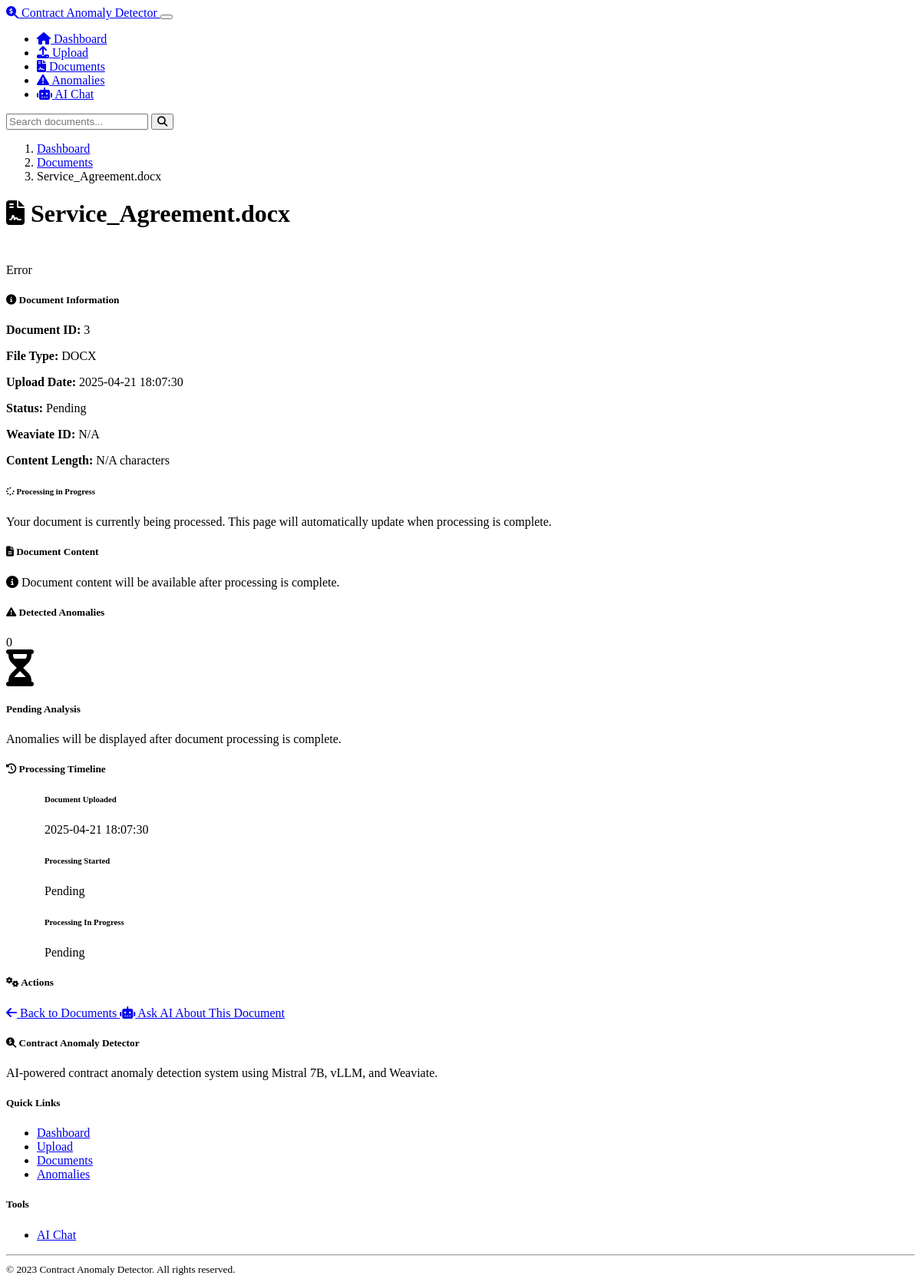
Screenshot of /document/3 with the database file from the repository.
### models.py (models this page shows, shortened)
class Document(db.Model):
    id = db.Column(db.Integer, primary_key=True)
    filename = db.Column(db.String(255), nullable=False)
    original_path = db.Column(db.String(1024), nullable=False)
    file_type = db.Column(db.String(50), nullable=False)
    upload_date = db.Column(db.DateTime, default=datetime.utcnow)
    processed = db.Column(db.Boolean, default=False)
    weaviate_id = db.Column(db.String(255), nullable=True)
    content_length = db.Column(db.Integer, nullable=True)
    anomalies = db.relationship('Anomaly', backref='document', lazy=True)

class ProcessingJob(db.Model):
    id = db.Column(db.Integer, primary_key=True)
    document_id = db.Column(db.Integer, db.ForeignKey('document.id'), nullable=False)
    status = db.Column(db.String(50), default='pending')  # pending, processing, completed, failed
    start_time = db.Column(db.DateTime, nullable=True)
    end_time = db.Column(db.DateTime, nullable=True)
    error_message = db.Column(db.Text, nullable=True)

### routes.py (the view)
@app.route('/document/<int:doc_id>')
def document_view(doc_id):
    document = Document.query.get_or_404(doc_id)
    anomalies = Anomaly.query.filter_by(document_id=doc_id).all()
    document_content = None
    if document.processed and document.weaviate_id:
        weaviate_doc = get_document_by_id(doc_id, app.config)
        if weaviate_doc:
            document_content = weaviate_doc.get('content', '')
    processing_job = ProcessingJob.query.filter_by(document_id=doc_id).order_by(ProcessingJob.id.desc()).first()
    return render_template('document_view.html',
                          document=document,
                          anomalies=anomalies,
                          document_content=document_content,
                          processing_job=processing_job)

### templates/document_view.html (shortened to what this page needs)
{% extends 'layout.html' %}
{% block content %}
<div class="row mb-4">
    <div class="col-12">
        <nav aria-label="breadcrumb">
            <ol class="breadcrumb">
                <li class="breadcrumb-item"><a href="{{ url_for('index') }}">Dashboard</a></li>
                <li class="breadcrumb-item"><a href="{{ url_for('documents') }}">Documents</a></li>
                <li class="breadcrumb-item active" aria-current="page">{{ document.filename }}</li>
            </ol>
        </nav>
        <div class="d-flex justify-content-between align-items-center">
            <h1 class="display-5 mb-0">
                <i class="fas fa-file-contract me-2"></i> {{ document.filename }}
            </h1>
            <div class="d-flex align-items-center">
                <div id="status-icon" class="status-icon {{ 'status-completed' if document.processed else ('status-processing' if processing_job and processing_job.status == 'processing' else 'status-pending') }}"></div>
                <div id="document-status">
                </div>
            </div>
        </div>
    </div>
</div>
<div class="row">
    <div class="col-md-8">
        <div class="card mb-4">
            <div class="card-header bg-primary bg-gradient text-white">
                <h5 class="card-title mb-0">
                    <i class="fas fa-info-circle me-2"></i> Document Information
                </h5>
            </div>
            <div class="card-body">
                <div class="row">
                    <div class="col-md-6">
                        <p><strong>Document ID:</strong> {{ document.id }}</p>
                        <p><strong>File Type:</strong> <span class="badge bg-secondary">{{ document.file_type.upper() }}</span></p>
                        <p><strong>Upload Date:</strong> {{ document.upload_date.strftime('%Y-%m-%d %H:%M:%S') }}</p>
                    </div>
                    <div class="col-md-6">
                        <p>
                            <strong>Status:</strong>
                            {% if document.processed %}
                                <span class="badge bg-success">Processed</span>
                            {% elif processing_job and processing_job.status == 'processing' %}
                                <span class="badge bg-warning">Processing</span>
                            {% elif processing_job and processing_job.status == 'failed' %}
                                <span class="badge bg-danger">Failed</span>
                            {% else %}
                                <span class="badge bg-secondary">Pending</span>
                            {% endif %}
                        </p>
                        <p><strong>Weaviate ID:</strong> {{ document.weaviate_id if document.weaviate_id else 'N/A' }}</p>
                        <p><strong>Content Length:</strong> {{ document.content_length if document.content_length else 'N/A' }} characters</p>
                    </div>
                </div>
                <div id="processing-info" class="alert alert-info {{ 'd-none' if document.processed or not processing_job or processing_job.status != 'processing' else '' }}">
                    <h6><i class="fas fa-spinner fa-spin me-2"></i> Processing in Progress</h6>
                    <p class="mb-0">Your document is currently being processed. This page will automatically update when processing is complete.</p>
                </div>
            </div>
        </div>
        <div class="card mb-4">
            <div class="card-header bg-secondary bg-gradient text-white">
                <h5 class="card-title mb-0">
                    <i class="fas fa-file-alt me-2"></i> Document Content
                </h5>
            </div>
            <div class="card-body p-0">
                {% if document_content %}
                    <div id="document-content" class="document-content">{{ document_content }}</div>
                {% elif document.processed %}
                    <div class="alert alert-warning m-3">
                        <i class="fas fa-exclamation-circle me-2"></i> Document content could not be retrieved from the vector database.
                    </div>
                {% else %}
                    <div class="alert alert-info m-3">
                        <i class="fas fa-info-circle me-2"></i> Document content will be available after processing is complete.
                    </div>
                {% endif %}
            </div>
        </div>
    </div>
    <div class="col-md-4">
        <div class="card mb-4">
            <div class="card-header bg-danger bg-gradient text-white d-flex justify-content-between align-items-center">
                <h5 class="card-title mb-0">
                    <i class="fas fa-exclamation-triangle me-2"></i> Detected Anomalies
                </h5>
                <span class="badge bg-light text-dark">{{ anomalies|length }}</span>
            </div>
            <div class="card-body p-0">
                <div class="list-group list-group-flush">
                    {% if anomalies %}
                        {% for anomaly in anomalies %}
                            <div class="list-group-item">
                                <div class="d-flex justify-content-between align-items-start">
                                    <h6 class="mb-1">
                                        <span class="badge bg-{{ 'danger' if anomaly.severity == 'high' else ('warning' if anomaly.severity == 'medium' else 'info') }}">
                                            {{ anomaly.severity.upper() }}
                                        </span>
                                        <span class="ms-2">{{ anomaly.anomaly_type.capitalize() }} Anomaly</span>
                                    </h6>
                                    <small class="text-muted">ID: {{ anomaly.id }}</small>
                                </div>
                                <p class="mb-1">{{ anomaly.description }}</p>
                                {% if anomaly.context %}
                                <div class="context-box mt-2 mb-2">{{ anomaly.context }}</div>
                                {% endif %}
                                <div class="d-flex justify-content-between align-items-center mt-2">
                                    <small class="text-muted">Detected: {{ anomaly.detected_at.strftime('%Y-%m-%d %H:%M') }}</small>
                                    {% if anomaly.start_position is not none and anomaly.end_position is not none %}
                                    <button class="btn btn-sm btn-outline-secondary" onclick="scrollToAnomaly({{ anomaly.id }})">
                                        <i class="fas fa-search me-1"></i> Locate
                                    </button>
                                    {% endif %}
                                </div>
                            </div>
                        {% endfor %}
                    {% elif document.processed %}
                        <div class="list-group-item text-center py-4">
                            <i class="fas fa-check-circle fa-3x text-success mb-3"></i>
                            <h5>No Anomalies Detected</h5>
                            <p class="text-muted">This document appears to be free of anomalies.</p>
                        </div>
                    {% else %}
                        <div class="list-group-item text-center py-4">
                            <i class="fas fa-hourglass-half fa-3x text-muted mb-3"></i>
                            <h5>Pending Analysis</h5>
                            <p class="text-muted">Anomalies will be displayed after document processing is complete.</p>
                        </div>
                    {% endif %}
                </div>
            </div>
        </div>
        {% if processing_job %}
        <div class="card mb-4">
            <div class="card-header bg-secondary bg-gradient text-white">
                <h5 class="card-title mb-0">
                    <i class="fas fa-history me-2"></i> Processing Timeline
                </h5>
            </div>
            <div class="card-body">
                <ul class="timeline">
                    <li class="timeline-item complete">
                        <div class="timeline-item-content">
                            <h6>Document Uploaded</h6>
                            <p class="small text-muted mb-0">{{ document.upload_date.strftime('%Y-%m-%d %H:%M:%S') }}</p>
                        </div>
                    </li>
                    <li class="timeline-item {{ 'complete' if processing_job.status != 'pending' else 'pending' }}">
                        <div class="timeline-item-content">
                            <h6>Processing Started</h6>
                            <p class="small text-muted mb-0">
                                {% if processing_job.start_time %}
                                    {{ processing_job.start_time.strftime('%Y-%m-%d %H:%M:%S') }}
                                {% else %}
                                    Pending
                                {% endif %}
                            </p>
                        </div>
                    </li>
                    <li class="timeline-item {{ 'complete' if processing_job.status == 'completed' else ('failed' if processing_job.status == 'failed' else 'pending') }}">
                        <div class="timeline-item-content">
                            <h6>Processing {{ 'Completed' if processing_job.status == 'completed' else ('Failed' if processing_job.status == 'failed' else 'In Progress') }}</h6>
                            <p class="small text-muted mb-0">
                                {% if processing_job.end_time %}
                                    {{ processing_job.end_time.strftime('%Y-%m-%d %H:%M:%S') }}
                                {% else %}
                                    Pending
                                {% endif %}
                            </p>
                        </div>
                    </li>
                </ul>
            </div>
        </div>
        {% endif %}
        <div class="card">
            <div class="card-header bg-secondary bg-gradient text-white">
                <h5 class="card-title mb-0">
                    <i class="fas fa-cogs me-2"></i> Actions
                </h5>
            </div>
            <div class="card-body">
                <div class="d-grid gap-2">
                    <a href="{{ url_for('documents') }}" class="btn btn-outline-secondary">
                        <i class="fas fa-arrow-left me-2"></i> Back to Documents
                    </a>
                    <a href="{{ url_for('chainlit_redirect') }}" class="btn btn-outline-primary">
                        <i class="fas fa-robot me-2"></i> Ask AI About This Document
                    </a>
                </div>
            </div>
        </div>
    </div>
</div>
{% endblock %}

### static/css/custom.css (style rules this page uses)
.status-icon { width: 20px; height: 20px; display: inline-block; border-radius: 50%; margin-right: 5px; }
.status-pending { background-color: var(--bs-secondary); }
.timeline { position: relative; padding: 0; margin: 0; list-style: none; }
.timeline:before { content: ''; position: absolute; top: 0; bottom: 0; left: 20px; width: 2px; background-color: var(--bs-gray-600); }
.timeline-item { position: relative; padding-left: 50px; margin-bottom: 1.5rem; }
.timeline-item:last-child { margin-bottom: 0; }
.timeline-item:before { content: ''; position: absolute; left: 14px; top: 0; width: 14px; height: 14px; border-radius: 50%; background-color: var(--bs-primary); border: 2px solid var(--bs-dark); }
.timeline-item.complete:before { background-color: var(--bs-success); }
.timeline-item.pending:before { background-color: var(--bs-secondary); }

### rows the page displays
Document: filename "Service_Agreement.docx", id "3", file_type "DOCX", upload_date "2025-04-21 18:07:30", content_length "N/A"
ProcessingJob: status "In Progress"

### other values shown
{{ document.weaviate_id if document.weaviate_id else 'N/A' }} "N/A"
{{ anomalies|length }} "0"
